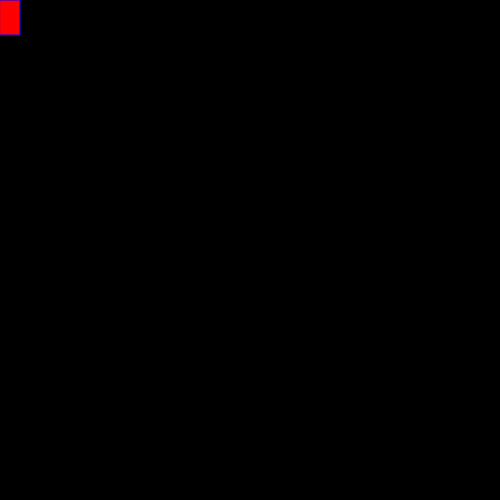
Frame 1 (no input)
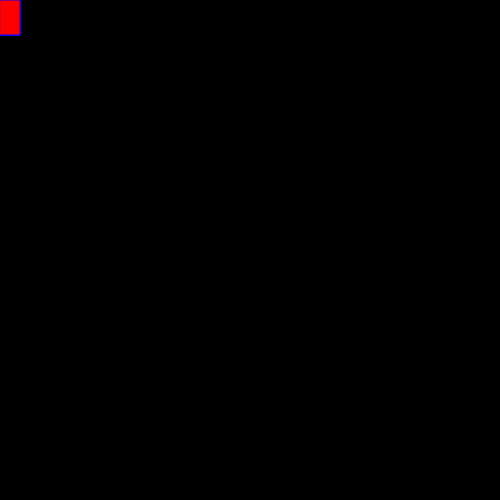
Frame 60 (no input)
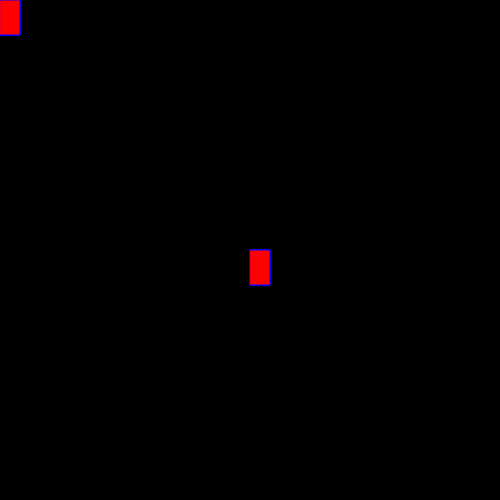
Frame 120 (the mouse pressed at the canvas centre since frame 60)

The p5.js sketch that drew these frames (run headless with seeded random() and noise() and a simulated clock; from frame 60 on, the mouse is pressed at the canvas centre):

// p5.js sketch
// ── sketch.js
function setup() {
    createCanvas(500, 500);
    background("black");
  }
  
  function draw() {
    
    stroke("blue");
    fill("red");
  
    //console.log(mouseIsPressed);
    if(mouseIsPressed);{
    rect(mouseX, mouseY, 20, 35);
  }
  }
  
